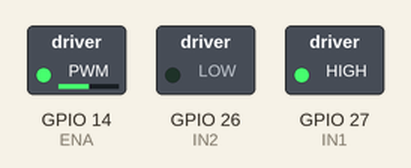
Recording of a sketch running on a simulated ESP32. Shown: switched loads named in the sketch (green lamp = pin HIGH).

Above: at 0.05 s.
At 2.95 s:
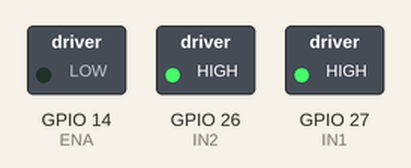
Timing chart, 0 to 6.9 s (numbered marks = the images above):
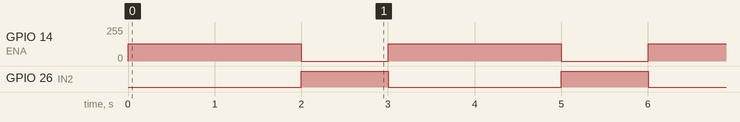

Measured:
- by itself, GPIO 14 (ENA): alternates 128/255 for 2.0 s and 0/255 for 1.0 s
- by itself, GPIO 26 (IN2): alternates HIGH for 1.0 s and LOW for 2.0 s

The sketch:

l298n_esp32.ino
```cpp
// Pinos para o Motor A
const int ENA = 14; // Pino de Velocidade (PWM)
const int IN1 = 27; // Direção 1
const int IN2 = 26; // Direção 2

const int freq = 30000;
const int resolucao = 8;

void setup() {
  pinMode(IN1, OUTPUT);
  pinMode(IN2, OUTPUT);

  // IMPORTANTE: Remova o jumper físico do pino ENA no driver
  // para conectar este fio, senão o controle de velocidade não funciona.
  ledcAttach(ENA, freq, resolucao);
}

void loop() {
  // Mover para frente (Velocidade média)
  digitalWrite(IN1, HIGH);
  digitalWrite(IN2, LOW);
  ledcWrite(ENA, 128); // 0-255 (Meia velocidade)
  delay(2000);

  // Parar (Freio motor)
  digitalWrite(IN1, HIGH);
  digitalWrite(IN2, HIGH);
  ledcWrite(ENA, 0);
  delay(1000);
}
```
